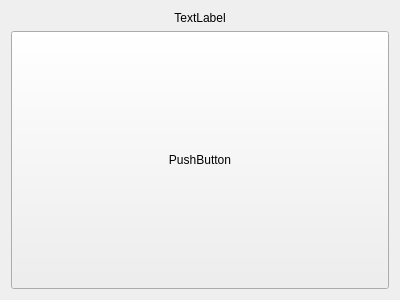
<?xml version="1.0" encoding="UTF-8"?>
<ui version="4.0">
 <class>Form</class>
 <widget class="QWidget" name="Form">
  <property name="geometry">
   <rect>
    <x>0</x>
    <y>0</y>
    <width>400</width>
    <height>300</height>
   </rect>
  </property>
  <property name="windowTitle">
   <string>Form</string>
  </property>
  <layout class="QVBoxLayout" name="verticalLayout">
   <item>
    <layout class="QHBoxLayout" name="horizontalLayout">
     <item>
      <widget class="QLabel" name="label">
       <property name="sizePolicy">
        <sizepolicy hsizetype="Maximum" vsizetype="Preferred">
         <horstretch>0</horstretch>
         <verstretch>0</verstretch>
        </sizepolicy>
       </property>
       <property name="text">
        <string>TextLabel</string>
       </property>
       <property name="alignment">
        <set>Qt::AlignCenter</set>
       </property>
      </widget>
     </item>
    </layout>
   </item>
   <item>
    <widget class="QPushButton" name="pushButton">
     <property name="sizePolicy">
      <sizepolicy hsizetype="Expanding" vsizetype="Expanding">
       <horstretch>0</horstretch>
       <verstretch>0</verstretch>
      </sizepolicy>
     </property>
     <property name="text">
      <string>PushButton</string>
     </property>
    </widget>
   </item>
  </layout>
 </widget>
 <resources/>
 <connections/>
</ui>
